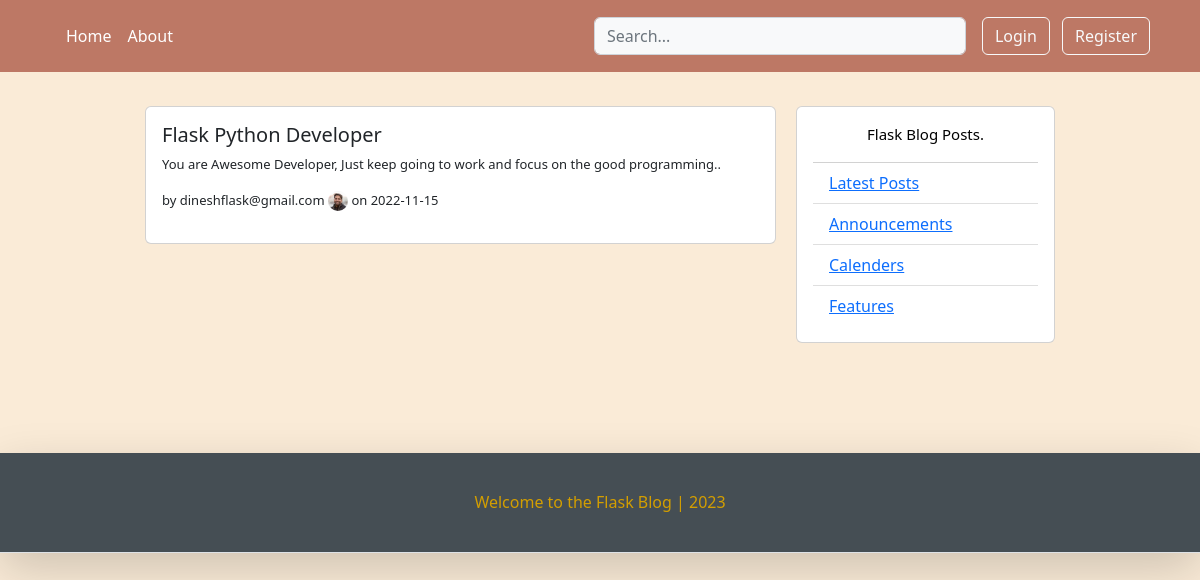
Page /post/9 on the committed database.
### flaskblog/models.py (models this page shows, shortened)
class BlogPost(db.Model):
    id          = db.Column(db.Integer, primary_key=True)
    title       = db.Column(db.String(120), nullable=False)
    date_posted = db.Column(db.DateTime, nullable=False, default=datetime.utcnow)
    content     = db.Column(db.Text, nullable=False)
    user_id     = db.Column(db.Integer, db.ForeignKey('user.id'), nullable=False)

class User(db.Model, UserMixin):
    id          = db.Column(db.Integer, primary_key=True)
    username    = db.Column(db.String(25), unique=True, nullable=False)
    email       = db.Column(db.String(130), unique=True, nullable=False)
    image_file  = db.Column(db.String(35), nullable=False, default="default.jpg")
    password    = db.Column(db.String(65), nullable=False)
    posts       = db.relationship('BlogPost', backref='author', lazy=True)

### flaskblog/posts/routes.py (the view)
@posts.route("/post/<int:post_id>")
def post(post_id):
    post = BlogPost.query.get_or_404(post_id)
    return render_template(template_name_or_list='post.html', title=post.title, post=post)

### flaskblog/templates/post.html (shortened to what this page needs)
{% extends "home.html" %}
{% block content %}
<div class="container">
	<div class="row">
		<div class="left-column col-lg-7 offset-lg-1">
			<div class="d-lg-block mb-3">
				<div class="card d-lg-flex flex-column p-3">
					<h5> {{ post.title }} </h5>
					<p style="font-size: small;" > {{ post.content }}</p>
					<p style="font-size: small;" href="{{ url_for('users.user_posts', username=post.author.username) }}">
						by {{ post.author.username }} </a> <img height="20px" width="20px" class="rounded-circle"
																src="{{ url_for('static', filename='images/'+ post.author.image_file) }}"
																alt="..."> on {{ post.date_posted.strftime('%Y-%m-%d') }}</p>
				</div>
			</div>
		</div>
		<div class="right-column col-sm-3 d-lg-flex d-flex flex-column">
			<div class="card create-post-bar d-flex flex-column p-3">
				<p class="lead"> Flask Blog Posts.</p>
				<ul class="list-group list-group-flush">
					<li class="list-group-item"><a href="#"> Latest Posts </a></li>
					<li class="list-group-item"><a href="#"> Announcements  </a></li>
					<li class="list-group-item"><a href="#"> Calenders </a></li>
					<li class="list-group-item"><a href="#"> Features </a></li>
				</ul>
			</div>
		</div>
	</div>
</div>
{% endblock content %}

### flaskblog/static/main.css (style rules this page uses)
body { background-color: antiquewhite; }

### flaskblog/templates/post.html (style rules this page uses)
.left-column { padding: 10px; margin-bottom: 100px; }
.right-column { color: black; padding: 10px; margin-bottom: 100px; }
.lead { font-size: 15px; color: black; text-align: center; }

### rows in the picture
BlogPost: title "Flask Python Developer", content "You are Awesome Developer, Just keep going to work and focus on the good programming..", date_posted "2022-11-15"
User: author.username "dineshflask@gmail.com", image_file (picture)
